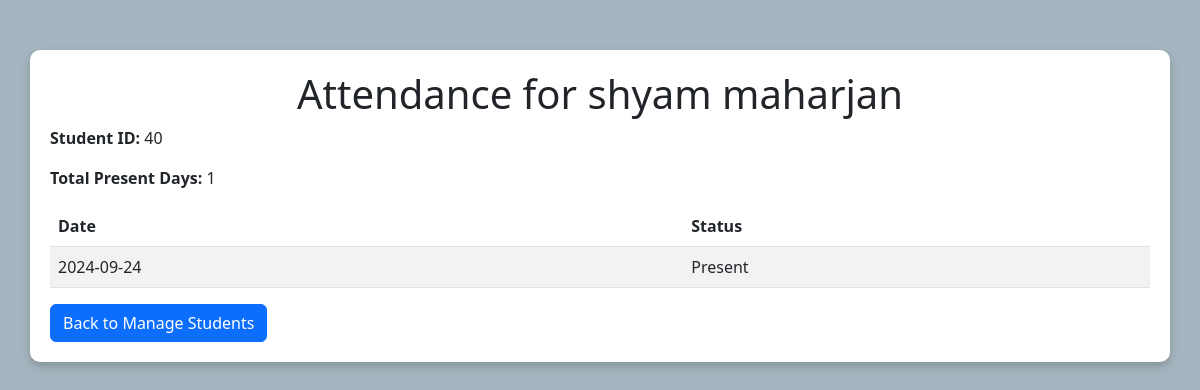
/admin/view_attendance.php?sid=40, run on the app's committed database.
### tables this page shows
CREATE TABLE `student_details` (
  `sid` int NOT NULL,
  `first_name` varchar(100) NOT NULL,
  `last_name` varchar(100) NOT NULL,
  `address` text,
  `image` blob,
  `fathers_name` varchar(100) DEFAULT NULL,
  `mothers_name` varchar(100) DEFAULT NULL,
  `grade` varchar(50) DEFAULT NULL,
  `section` varchar(50) DEFAULT NULL,
  `gender` varchar(10) DEFAULT NULL,
  `dob` date NOT NULL,
  `mobileno` varchar(15) NOT NULL,
  `email` varchar(100) NOT NULL,
  `qr_code` varchar(255) DEFAULT NULL,
  `created_date` timestamp NULL DEFAULT CURRENT_TIMESTAMP
);

CREATE TABLE `attendance` (
  `attendance_id` int NOT NULL,
  `sid` int NOT NULL,
  `date` date NOT NULL,
  `status` enum('Present','Absent','Holiday') DEFAULT 'Absent',
  `recorded_at` timestamp NULL DEFAULT CURRENT_TIMESTAMP
);

### admin/view_attendance.php (the view, shortened to what this page needs)
<?php
$servername = "localhost";
$username = "root";
$password = "mysql";
$dbname = "attendance_sys";
$conn = new mysqli($servername, $username, $password, $dbname);
$sid = isset($_GET['sid']) ? $_GET['sid'] : '';
if (!empty($sid)) {
    $sql_student = "SELECT first_name, last_name FROM student_details WHERE sid = ?";
    $stmt_student = $conn->prepare($sql_student);
    $stmt_student->bind_param("s", $sid);
    $stmt_student->execute();
    $result_student = $stmt_student->get_result();
    if ($result_student->num_rows > 0) {
        $student = $result_student->fetch_assoc();
        $student_name = $student['first_name'] . ' ' . $student['last_name'];
        $sql_attendance = "SELECT COUNT(*) as total_present FROM attendance WHERE sid = ? AND status = 'Present'";
        $stmt_attendance = $conn->prepare($sql_attendance);
        $stmt_attendance->bind_param("s", $sid);
        $stmt_attendance->execute();
        $result_attendance = $stmt_attendance->get_result();
        $attendance_data = $result_attendance->fetch_assoc();
        $total_present = $attendance_data['total_present'];
        $sql_records = "SELECT date, status FROM attendance WHERE sid = ?";
        $stmt_records = $conn->prepare($sql_records);
        $stmt_records->bind_param("s", $sid);
        $stmt_records->execute();
        $result_records = $stmt_records->get_result();
    } else {
        echo "No student found with the provided ID.";
        exit();
    }
} else {
    echo "Invalid student ID.";
    exit();
}
?>
<!DOCTYPE html>
<html lang="en">
<head>
    <link href="https://cdn.jsdelivr.net/npm/bootstrap@5.3.0-alpha3/dist/css/bootstrap.min.css" rel="stylesheet">
</head>
<body>
<div class="container attendance-container">
    <h1 class="text-center">Attendance for <?php echo htmlspecialchars($student_name); ?></h1>
    <p><strong>Student ID:</strong> <?php echo htmlspecialchars($sid); ?></p>
    <p><strong>Total Present Days:</strong> <?php echo $total_present; ?></p>
    <table class="table table-striped">
        <thead>
            <tr>
                <th>Date</th>
                <th>Status</th>
            </tr>
        </thead>
        <tbody>
            <?php if ($result_records->num_rows > 0): ?>
                <?php while ($row = $result_records->fetch_assoc()): ?>
                    <tr>
                        <td><?php echo htmlspecialchars($row['date']); ?></td>
                        <td><?php echo htmlspecialchars($row['status']); ?></td>
                    </tr>
                <?php endwhile; ?>
            <?php else: ?>
                <tr>
                    <td colspan="2">No attendance records found.</td>
                </tr>
            <?php endif; ?>
        </tbody>
    </table>
    <a href="manage_students.php" class="btn btn-primary">Back to Manage Students</a>
</div>
</body>
</html>

### admin/view_attendance.php (style rules this page uses)
body { background-color: #a5b5bf; }
.attendance-container { background-color: white; border-radius: 10px; box-shadow: 0 4px 10px rgba(0, 0, 0, 0.2); padding: 20px; margin-top: 50px; }

### data on the page
student_details: student_name "shyam maharjan"
attendance: date "2024-09-24", status "Present"

### other printed values
$sid "40"
$total_present "1"
